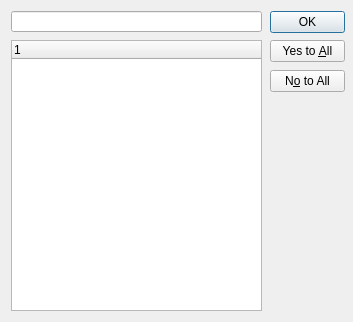
<?xml version="1.0" encoding="UTF-8"?>
<ui version="4.0">
 <class>Dialog</class>
 <widget class="QDialog" name="Dialog">
  <property name="geometry">
   <rect>
    <x>0</x>
    <y>0</y>
    <width>353</width>
    <height>322</height>
   </rect>
  </property>
  <property name="windowTitle">
   <string>Choix</string>
  </property>
  <widget class="QDialogButtonBox" name="check_all">
   <property name="geometry">
    <rect>
     <x>270</x>
     <y>40</y>
     <width>75</width>
     <height>23</height>
    </rect>
   </property>
   <property name="orientation">
    <enum>Qt::Vertical</enum>
   </property>
   <property name="standardButtons">
    <set>QDialogButtonBox::YesToAll</set>
   </property>
  </widget>
  <widget class="QTreeWidget" name="treeWidget">
   <property name="geometry">
    <rect>
     <x>11</x>
     <y>40</y>
     <width>251</width>
     <height>271</height>
    </rect>
   </property>
   <property name="rootIsDecorated">
    <bool>true</bool>
   </property>
   <column>
    <property name="text">
     <string notr="true">1</string>
    </property>
   </column>
  </widget>
  <widget class="QLineEdit" name="lineEdit">
   <property name="geometry">
    <rect>
     <x>11</x>
     <y>11</y>
     <width>251</width>
     <height>21</height>
    </rect>
   </property>
   <property name="text">
    <string/>
   </property>
  </widget>
  <widget class="QDialogButtonBox" name="uncheck_all">
   <property name="geometry">
    <rect>
     <x>270</x>
     <y>70</y>
     <width>75</width>
     <height>23</height>
    </rect>
   </property>
   <property name="orientation">
    <enum>Qt::Vertical</enum>
   </property>
   <property name="standardButtons">
    <set>QDialogButtonBox::NoToAll</set>
   </property>
  </widget>
  <widget class="QDialogButtonBox" name="buttonBox">
   <property name="enabled">
    <bool>true</bool>
   </property>
   <property name="geometry">
    <rect>
     <x>270</x>
     <y>11</y>
     <width>75</width>
     <height>23</height>
    </rect>
   </property>
   <property name="orientation">
    <enum>Qt::Vertical</enum>
   </property>
   <property name="standardButtons">
    <set>QDialogButtonBox::Ok</set>
   </property>
  </widget>
 </widget>
 <resources/>
 <connections>
  <connection>
   <sender>buttonBox</sender>
   <signal>rejected()</signal>
   <receiver>Dialog</receiver>
   <slot>reject()</slot>
   <hints>
    <hint type="sourcelabel">
     <x>285</x>
     <y>21</y>
    </hint>
    <hint type="destinationlabel">
     <x>315</x>
     <y>289</y>
    </hint>
   </hints>
  </connection>
  <connection>
   <sender>buttonBox</sender>
   <signal>accepted()</signal>
   <receiver>Dialog</receiver>
   <slot>accept()</slot>
   <hints>
    <hint type="sourcelabel">
     <x>326</x>
     <y>22</y>
    </hint>
    <hint type="destinationlabel">
     <x>309</x>
     <y>212</y>
    </hint>
   </hints>
  </connection>
 </connections>
</ui>
